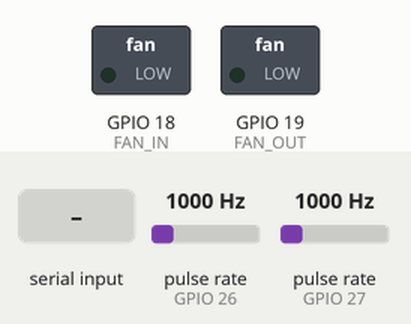
Bench run of a sketch on a simulated ESP32. On the bench: switched loads named in the sketch (green lamp = pin HIGH). Wiring (inferred from the names in the program): 2 × pulse sensor: data GPIO 26 / data GPIO 27. The inputs (shaded band) are chosen by the test bench; at power-on: pulse rate (sensors on GPIO 26, GPIO 27) 1000 Hz. What the sketch prints to the serial monitor is not drawn.

Above: at 1.5 s.
1.6 s: "s" received over Serial
3.1 s: "r" received over Serial
4.6 s: "S" received over Serial
6.1 s: "R" received over Serial
At 9.5 s:
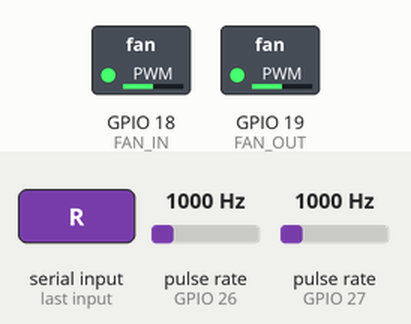
At 14.9 s:
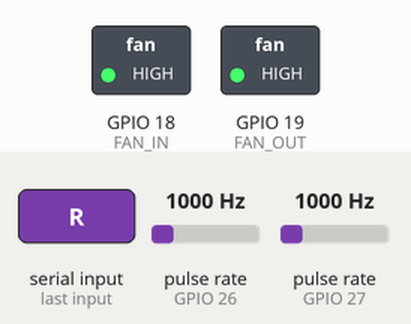
Timing chart, 0 to 40.7 s (numbered marks = the images above; inputs shaded):
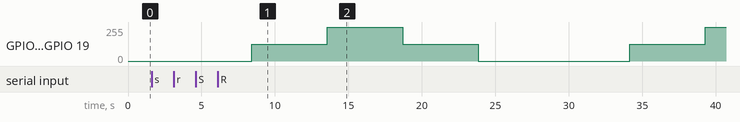

The sketch:

T05_fan_pwm.ino
```cpp
// T05_fan_pwm — 흡기(GPIO18) · 배기(GPIO19) 팬 PWM 25 kHz 11비트 + 회전수(Tach, 선택)
// 배선: 팬 Vcc·GND → 브레드보드 5 V 줄 (ESP32 5V 핀 아님) · PWM → 18/19 · GND 공통
//       Tach(있으면) → 26/27 · 연결 전에 멀티미터로 Tach 선 전압 확인 → 5 V가 걸리면 분압(10k+20k) 뒤 연결
// Arduino-ESP32 3.x API: ledcAttach(pin, freq, res) / ledcWrite(pin, duty)
// 합격 기준: 0 → 50 → 100 % 순서로 소리·바람이 바뀜 · Tach가 있으면 rpm이 duty에 비례
// 시리얼 명령: 's' = 즉시 정지(팬 0 %, 진행 중인 단계에서 그대로 멈춤) · 'r' = 정지한 지점부터 재개
const int FAN_IN = 18, FAN_OUT = 19;
const int TACH_IN = 26, TACH_OUT = 27;
const uint32_t PWM_FREQ = 25000;   // 4핀 PC 팬 규격 25 kHz
const uint8_t  PWM_RES  = 11;      // 80 MHz / 25 kHz = 3200 → 11비트(2048)까지 가능
const uint32_t DUTY_MAX = (1u << PWM_RES) - 1;

volatile uint32_t tachCntIn = 0, tachCntOut = 0;
void IRAM_ATTR isrIn()  { tachCntIn++; }
void IRAM_ATTR isrOut() { tachCntOut++; }

bool stopped = false;
int  curPct = 0;

void setFan(int pin, int pct) {
  pct = constrain(pct, 0, 100);
  ledcWrite(pin, (uint32_t)DUTY_MAX * pct / 100);
}

void applyFans(int pct) {           // 현재 목표 duty를 기억해 뒀다가 재개 시 그대로 복원
  curPct = pct;
  setFan(FAN_IN, pct);
  setFan(FAN_OUT, pct);
}

void checkSerial() {                // 's' 정지 / 'r' 재개 — 언제든 즉시 반응하도록 자주 호출
  while (Serial.available()) {
    char c = Serial.read();
    if ((c == 's' || c == 'S') && !stopped) {
      stopped = true;
      setFan(FAN_IN, 0); setFan(FAN_OUT, 0);
      Serial.println("[T05] !! STOP -> 팬 0 % (재개: 'r')");
    } else if ((c == 'r' || c == 'R') && stopped) {
      stopped = false;
      applyFans(curPct);           // 정지 전 duty로 복귀
      Serial.printf("[T05] >> RESUME duty=%d %%\n", curPct);
    }
  }
}

void waitMs(uint32_t total) {       // 정지 중에는 시간이 안 흐르게 일시정지 — 재개하면 남은 시간부터 이어감
  uint32_t last = millis();
  int32_t remain = (int32_t)total;
  while (remain > 0) {
    checkSerial();
    uint32_t now = millis();
    if (!stopped) remain -= (int32_t)(now - last);
    last = now;
    delay(20);
  }
}

void setup() {
  Serial.begin(115200);
  delay(300);
  bool a = ledcAttach(FAN_IN,  PWM_FREQ, PWM_RES);
  bool b = ledcAttach(FAN_OUT, PWM_FREQ, PWM_RES);
  Serial.printf("[T05] ledcAttach in=%d out=%d (1=OK)\n", a, b);
  pinMode(TACH_IN,  INPUT_PULLUP);   // 오픈 컬렉터 Tach 기준 · 3.3 V 풀업
  pinMode(TACH_OUT, INPUT_PULLUP);
  attachInterrupt(digitalPinToInterrupt(TACH_IN),  isrIn,  FALLING);
  attachInterrupt(digitalPinToInterrupt(TACH_OUT), isrOut, FALLING);
  applyFans(0);
  Serial.println("[T05] 's' 입력 -> 정지 · 'r' 입력 -> 재개");
}

void loop() {
  const int steps[] = {0, 50, 100, 50, 0};
  for (int pct : steps) {
    while (stopped) { checkSerial(); delay(20); }   // 정지 중이면 같은 단계에서 대기(다음 단계로 건너뛰지 않음)
    applyFans(pct);
    Serial.printf("[T05] duty=%d %% ... 5초 유지\n", pct);
    for (int s = 0; s < 5; s++) {
      tachCntIn = 0; tachCntOut = 0;
      waitMs(1000);
      // 일반 PC 팬은 회전 1회당 Tach 펄스 2개 → rpm = 펄스/초 × 60 / 2
      uint32_t rpmIn = tachCntIn * 30, rpmOut = tachCntOut * 30;
      Serial.printf("[T05]   rpm in=%lu out=%lu  (Tach 미연결이면 0 또는 잡음)\n", (unsigned long)rpmIn, (unsigned long)rpmOut);
    }
  }
  Serial.println("[T05] PWM 선을 뽑았을 때 팬이 최대로 도는지도 한 번 확인 (재부팅 중 동작 가정)");
}
```

Measured:
- after the input at 1.6 s, every drawn part: stays the same
- after the input at 3.1 s, every drawn part: stays the same
- after the input at 4.6 s, every drawn part: stays the same
- after the input at 6.1 s, GPIO 18 (FAN_IN), GPIO 19 (FAN_OUT): 0/255 → 127/255 after 2.3 s, → 255/255 5.1 s later, → 127/255 5.1 s later, → 0/255 5.1 s later, … (6 changes in this stretch)
